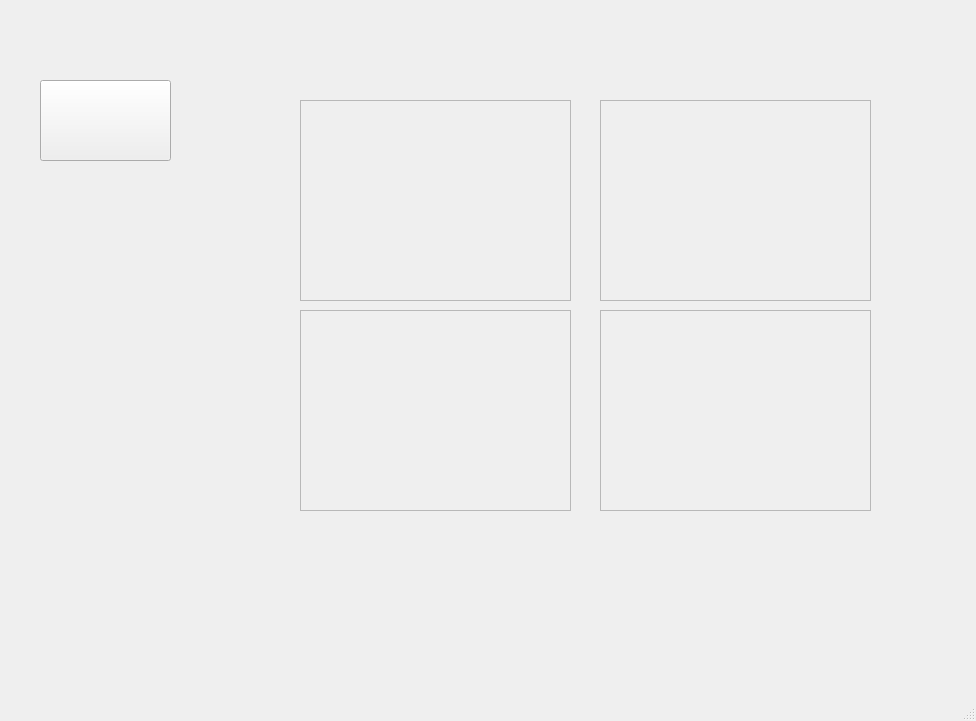
<?xml version="1.0" encoding="UTF-8"?>
<ui version="4.0">
 <class>MainWindow</class>
 <widget class="QMainWindow" name="MainWindow">
  <property name="geometry">
   <rect>
    <x>0</x>
    <y>0</y>
    <width>976</width>
    <height>721</height>
   </rect>
  </property>
  <property name="windowTitle">
   <string>MainWindow</string>
  </property>
  <widget class="QWidget" name="centralwidget">
   <widget class="QFrame" name="video_1">
    <property name="enabled">
     <bool>true</bool>
    </property>
    <property name="geometry">
     <rect>
      <x>300</x>
      <y>100</y>
      <width>271</width>
      <height>201</height>
     </rect>
    </property>
    <property name="frameShape">
     <enum>QFrame::StyledPanel</enum>
    </property>
    <property name="frameShadow">
     <enum>QFrame::Raised</enum>
    </property>
   </widget>
   <widget class="QFrame" name="video_2">
    <property name="geometry">
     <rect>
      <x>600</x>
      <y>100</y>
      <width>271</width>
      <height>201</height>
     </rect>
    </property>
    <property name="frameShape">
     <enum>QFrame::StyledPanel</enum>
    </property>
    <property name="frameShadow">
     <enum>QFrame::Raised</enum>
    </property>
   </widget>
   <widget class="QFrame" name="video_3">
    <property name="geometry">
     <rect>
      <x>300</x>
      <y>310</y>
      <width>271</width>
      <height>201</height>
     </rect>
    </property>
    <property name="frameShape">
     <enum>QFrame::StyledPanel</enum>
    </property>
    <property name="frameShadow">
     <enum>QFrame::Raised</enum>
    </property>
   </widget>
   <widget class="QFrame" name="video_4">
    <property name="geometry">
     <rect>
      <x>600</x>
      <y>310</y>
      <width>271</width>
      <height>201</height>
     </rect>
    </property>
    <property name="frameShape">
     <enum>QFrame::StyledPanel</enum>
    </property>
    <property name="frameShadow">
     <enum>QFrame::Raised</enum>
    </property>
   </widget>
   <widget class="QPushButton" name="pushButton">
    <property name="geometry">
     <rect>
      <x>40</x>
      <y>80</y>
      <width>131</width>
      <height>81</height>
     </rect>
    </property>
    <property name="acceptDrops">
     <bool>false</bool>
    </property>
    <property name="text">
     <string/>
    </property>
    <property name="icon">
     <iconset>
      <normaloff>Robot.png</normaloff>Robot.png</iconset>
    </property>
    <property name="iconSize">
     <size>
      <width>50</width>
      <height>50</height>
     </size>
    </property>
   </widget>
  </widget>
  <widget class="QStatusBar" name="statusbar"/>
 </widget>
 <resources/>
 <connections/>
</ui>
